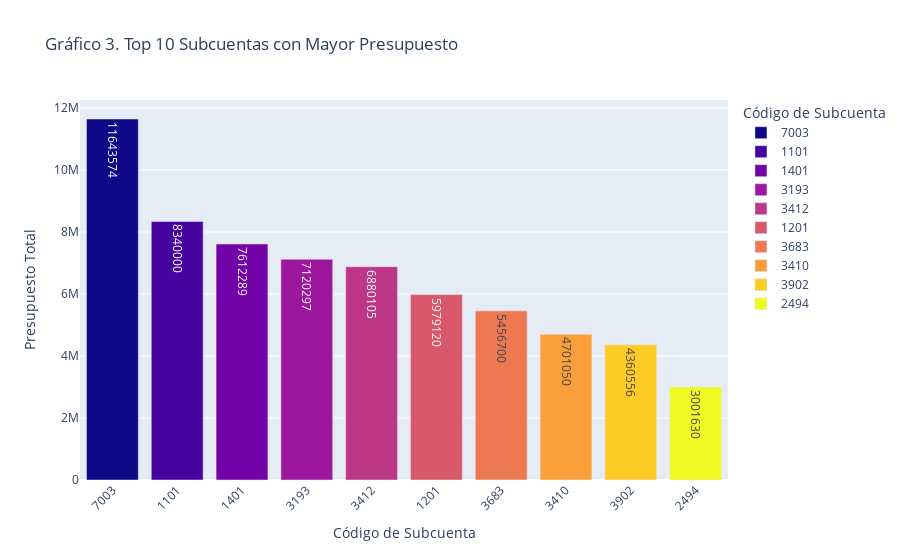

Notebook source saved alongside this figure:
### Code cell
if not subcuentas.empty:
    top_subcuentas = subcuentas.groupby("ACCT")["BUDGET"].sum().sort_values(ascending=False).head(10)
    df_top = top_subcuentas.reset_index()
    df_top.columns = ["Subcuenta", "Presupuesto"]
    
    fig = px.bar(
        df_top,
        x="Subcuenta",
        y="Presupuesto",
        title=" Gráfico 3. Top 10 Subcuentas con Mayor Presupuesto",
        labels={"Subcuenta": "Código de Subcuenta", "Presupuesto": "Presupuesto Total"},
        text="Presupuesto",
        color="Subcuenta",
        color_discrete_sequence=px.colors.sequential.Plasma
    )

    fig.update_layout(xaxis_tickangle=-45)
    fig.show()
else:
    print("No se encontraron subcuentas con ese nombre exacto.")

### Figure 1 — Plotly figure (JSON) as saved in the notebook; plotly's stock layout.template omitted (floating-point values rounded to 4 significant figures)
{"data": [{"hovertemplate": "Código de Subcuenta=%{x}<br>Presupuesto Total=%{text}<extra></extra>", "legendgroup": "7003", "marker": {"color": "#0d0887", "pattern": {"shape": ""}}, "name": "7003", "orientation": "v", "showlegend": true, "text": [11643574], "textposition": "auto", "type": "bar", "x": ["7003"], "xaxis": "x", "y": [11643574], "yaxis": "y"}, {"hovertemplate": "Código de Subcuenta=%{x}<br>Presupuesto Total=%{text}<extra></extra>", "legendgroup": "1101", "marker": {"color": "#46039f", "pattern": {"shape": ""}}, "name": "1101", "orientation": "v", "showlegend": true, "text": [8340000], "textposition": "auto", "type": "bar", "x": ["1101"], "xaxis": "x", "y": [8340000], "yaxis": "y"}, {"hovertemplate": "Código de Subcuenta=%{x}<br>Presupuesto Total=%{text}<extra></extra>", "legendgroup": "1401", "marker": {"color": "#7201a8", "pattern": {"shape": ""}}, "name": "1401", "orientation": "v", "showlegend": true, "text": [7612289], "textposition": "auto", "type": "bar", "x": ["1401"], "xaxis": "x", "y": [7612289], "yaxis": "y"}, {"hovertemplate": "Código de Subcuenta=%{x}<br>Presupuesto Total=%{text}<extra></extra>", "legendgroup": "3193", "marker": {"color": "#9c179e", "pattern": {"shape": ""}}, "name": "3193", "orientation": "v", "showlegend": true, "text": [7120297], "textposition": "auto", "type": "bar", "x": ["3193"], "xaxis": "x", "y": [7120297], "yaxis": "y"}, {"hovertemplate": "Código de Subcuenta=%{x}<br>Presupuesto Total=%{text}<extra></extra>", "legendgroup": "3412", "marker": {"color": "#bd3786", "pattern": {"shape": ""}}, "name": "3412", "orientation": "v", "showlegend": true, "text": [6880105], "textposition": "auto", "type": "bar", "x": ["3412"], "xaxis": "x", "y": [6880105], "yaxis": "y"}, {"hovertemplate": "Código de Subcuenta=%{x}<br>Presupuesto Total=%{text}<extra></extra>", "legendgroup": "1201", "marker": {"color": "#d8576b", "pattern": {"shape": ""}}, "name": "1201", "orientation": "v", "showlegend": true, "text": [5979120], "textposition": "auto", "type": "bar", "x": ["1201"], "xaxis": "x", "y": [5979120], "yaxis": "y"}, {"hovertemplate": "Código de Subcuenta=%{x}<br>Presupuesto Total=%{text}<extra></extra>", "legendgroup": "3683", "marker": {"color": "#ed7953", "pattern": {"shape": ""}}, "name": "3683", "orientation": "v", "showlegend": true, "text": [5456700], "textposition": "auto", "type": "bar", "x": ["3683"], "xaxis": "x", "y": [5456700], "yaxis": "y"}, {"hovertemplate": "Código de Subcuenta=%{x}<br>Presupuesto Total=%{text}<extra></extra>", "legendgroup": "3410", "marker": {"color": "#fb9f3a", "pattern": {"shape": ""}}, "name": "3410", "orientation": "v", "showlegend": true, "text": [4701050], "textposition": "auto", "type": "bar", "x": ["3410"], "xaxis": "x", "y": [4701050], "yaxis": "y"}, {"hovertemplate": "Código de Subcuenta=%{x}<br>Presupuesto Total=%{text}<extra></extra>", "legendgroup": "3902", "marker": {"color": "#fdca26", "pattern": {"shape": ""}}, "name": "3902", "orientation": "v", "showlegend": true, "text": [4360556], "textposition": "auto", "type": "bar", "x": ["3902"], "xaxis": "x", "y": [4360556], "yaxis": "y"}, {"hovertemplate": "Código de Subcuenta=%{x}<br>Presupuesto Total=%{text}<extra></extra>", "legendgroup": "2494", "marker": {"color": "#f0f921", "pattern": {"shape": ""}}, "name": "2494", "orientation": "v", "showlegend": true, "text": [3001630], "textposition": "auto", "type": "bar", "x": ["2494"], "xaxis": "x", "y": [3001630], "yaxis": "y"}], "layout": {"barmode": "relative", "legend": {"title": {"text": "Código de Subcuenta"}, "tracegroupgap": 0}, "title": {"text": " Gráfico 3. Top 10 Subcuentas con Mayor Presupuesto"}, "xaxis": {"anchor": "y", "categoryarray": ["7003", "1101", "1401", "3193", "3412", "1201", "3683", "3410", "3902", "2494"], "categoryorder": "array", "domain": [0, 1], "tickangle": -45, "title": {"text": "Código de Subcuenta"}}, "yaxis": {"anchor": "x", "domain": [0, 1], "title": {"text": "Presupuesto Total"}}}}
